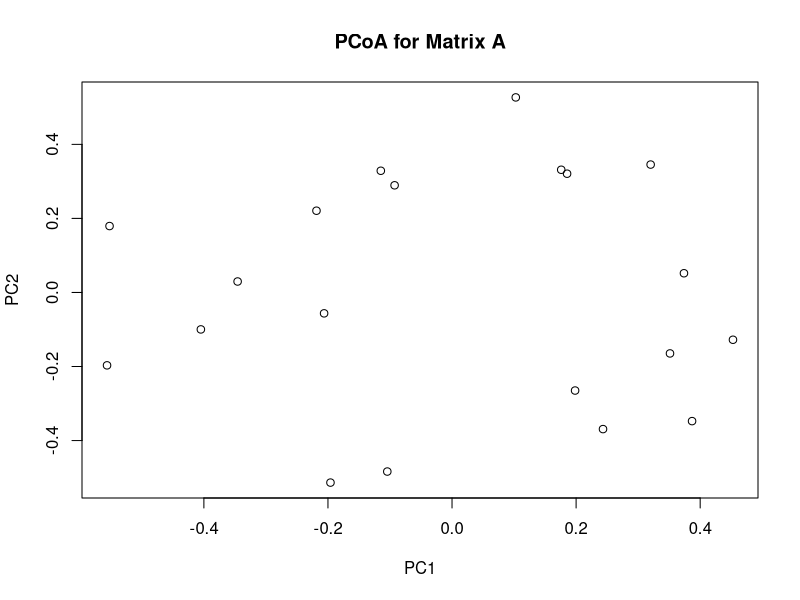
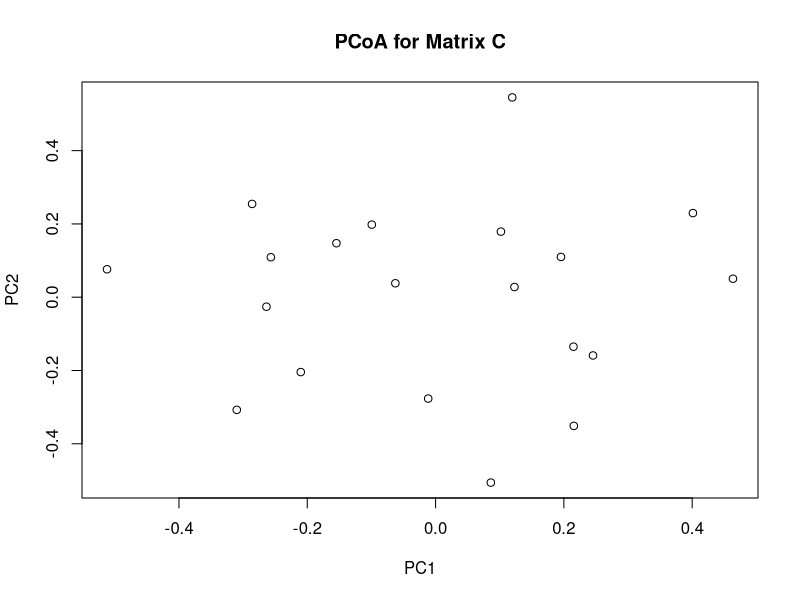
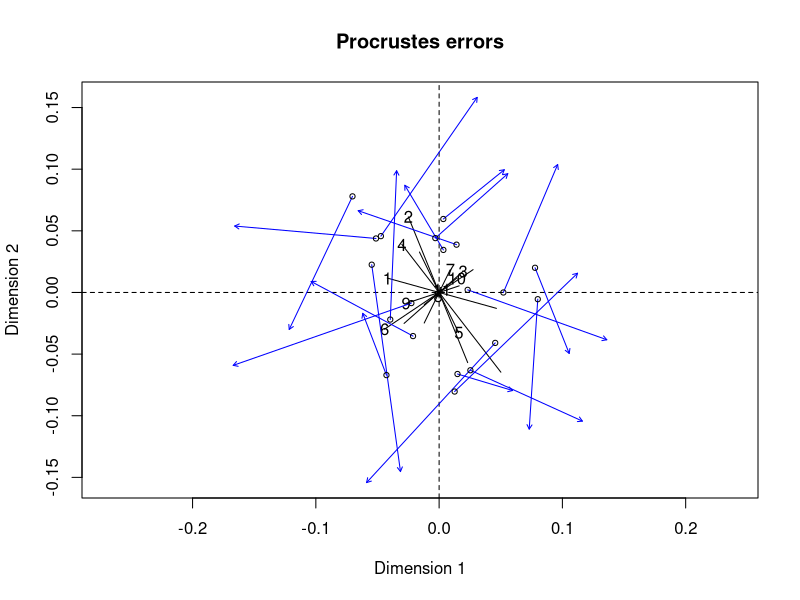

Source code (R) for these figures, in order:
## ---- chunk 1
library(vegan)
library(ade4)
## ---- chunk 2

# Set seed for reproducibility
set.seed(123)

# Number of species
n <- 20

# Generate random adjacency matrix A
A <- matrix(sample(c(0,1), n*n, replace = TRUE), nrow = n)
diag(A) <- 0

# Generate random adjacency matrix C
C <- matrix(runif(n*n), nrow = n)
diag(C) <- 0


# ordination

pc_A <- dudi.pco(as.dist(A), scannf = FALSE, full = TRUE)
pc_C <- dudi.pco(as.dist(C), scannf = FALSE, full = TRUE)



# Plotting PCoA for matrix A
plot(pc_A$li[,1], pc_A$li[,2], main = "PCoA for Matrix A", xlab = "PC1", ylab = "PC2")

# Plotting PCoA for matrix C
plot(pc_C$li[,1], pc_C$li[,2], main = "PCoA for Matrix C", xlab = "PC1", ylab = "PC2")


# Perform Procrustes analysis
procrustes_result <- protest(pc_A, pc_C)

procrustes_result$ss

## ---- chunk 3
plot(procrustes_result)
